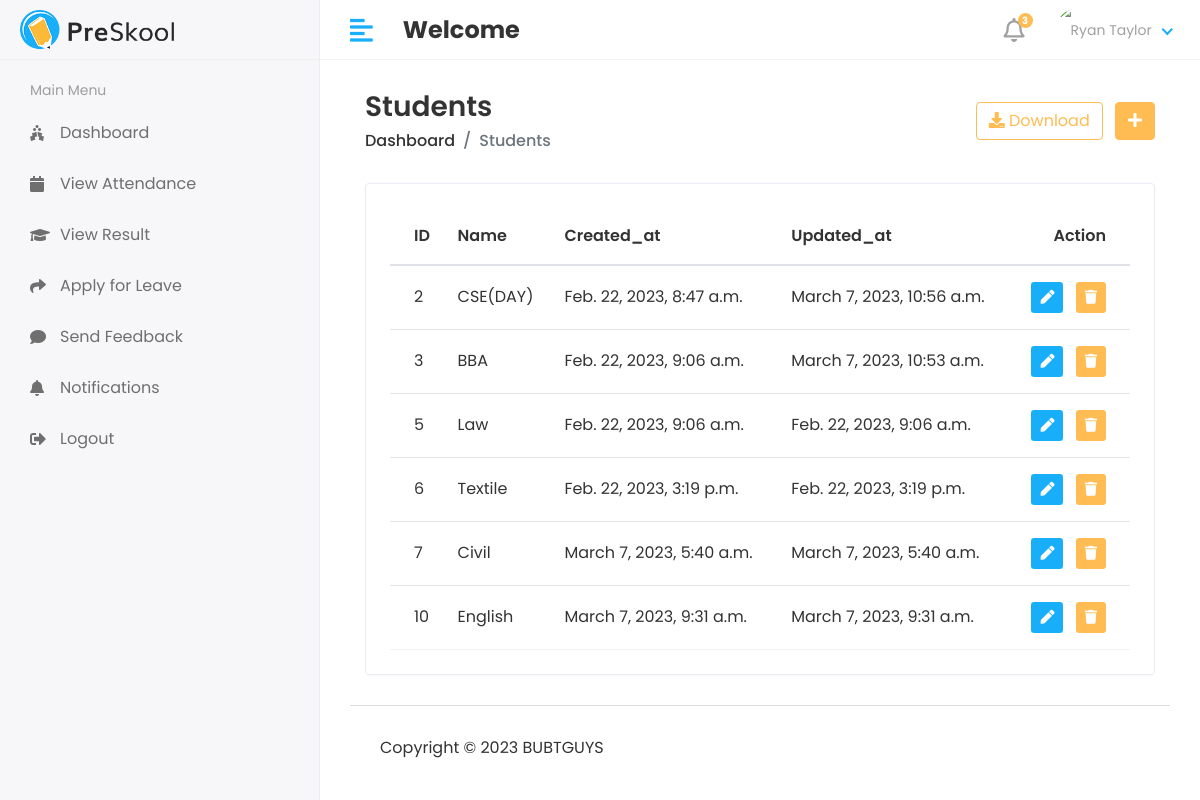
Screenshot of /admin1/course/view with the database file from the repository.
### app/models.py (models this page shows, shortened)
class Course(models.Model):
    name=models.CharField(max_length=100)
    created_at=models.DateTimeField(auto_now_add=True)
    updated_at = models.DateTimeField(auto_now=True)

### ticket/admin1.py (the view)
# urls.py: path('admin1/course/view',admin1.VIEW_COURSE,name='view_course'),
def VIEW_COURSE(request):
    course=Course.objects.all()
    context = {
        'course':course,
    }
    return render(request,'admin1/view_course.html',context)

### templates/admin1/view_course.html (shortened to what this page needs)
{% extends 'base.html' %}
{% block content %}
<div class="content container-fluid">
               <div class="page-header">
                  <div class="row align-items-center">
                     <div class="col">
                        <h3 class="page-title">Students</h3>
                        <ul class="breadcrumb">
                           <li class="breadcrumb-item"><a href="index.html">Dashboard</a></li>
                           <li class="breadcrumb-item active">Students</li>
                        </ul>
                     </div>
                     <div class="col-auto text-right float-right ml-auto">
                        <a href="#" class="btn btn-outline-primary mr-2"><i class="fas fa-download"></i> Download</a>
                        <a href="add-student.html" class="btn btn-primary"><i class="fas fa-plus"></i></a>
                     </div>
                  </div>
               </div>
               <div class="row">
                  <div class="col-sm-12">
                     <div class="card card-table">
                        <div class="card-body">
                           <div class="table-responsive">
                              <table class="table table-hover table-center mb-0 datatable">
                                 <thead>
                                    <tr>
                                       <th>ID</th>
                                       <th>Name</th>
                                       <th>Created_at</th>
                                        <th>Updated_at</th>
                                       <th class="text-right">Action</th>
                                    </tr>
                                 </thead>
                                 <tbody>
                                 {% for i in course %}
                                    <tr>
                                       <td>{{i.id}}</td>
                                       <td>{{i.name}}</td>
                                       <td>{{i.created_at}}</td>
                                       <td>{{i.updated_at}}</td>
                                       <td class="text-right">
                                          <div class="actions">
                                             <a href="{% url 'edit_course' i.id %}" class="btn btn-sm bg-success-light mr-2">
                                             <i class="fas fa-pen"></i>
                                             </a>
                                             <a href="{% url 'delete_course' i.id %}" class="btn btn-sm bg-danger-light">
                                             <i class="fas fa-trash"></i>
                                             </a>
                                          </div>
                                       </td>
                                    </tr>
                                 {% endfor %}
                                 </tbody>
                              </table>
                           </div>
                        </div>
                     </div>
                  </div>
               </div>
            </div>
{% endblock %}

### static/assets/css/style.css (style rules this page uses)
html { height: 100%; }
body { background-color: #fff; color: #333; font-family: 'Poppins', sans-serif; font-size: 1rem; height: 100%; line-height: 1.5; overflow-x: hidden; }
h1, h2, h3, h4, h5, h6 { font-family: 'Poppins', sans-serif; margin-top: 0; }
a { color: #009ce7; }
input, button, a { transition: all 0.4s ease; -moz-transition: all 0.4s ease; -o-transition: all 0.4s ease; -ms-transition: all 0.4s ease; -webkit-transition: all 0.4s ease; }
ul, ol { padding: 0px; list-style: none; }
.table { color: #333; max-width: 100%; margin-bottom: 0; width: 100%; }
.table thead tr th { font-weight: 600; }
.table tbody tr { border-bottom: 1px solid rgba(0, 0, 0, 0.05); }
.table.table-center td, .table.table-center th { vertical-align: middle; }
.card-table .card-body .table > thead > tr > th { border-top: 0; }
.card-table .card-body .table tr td:first-child, .card-table .card-body .table tr th:first-child { padding-left: 1.5rem; }
.card-table .card-body .table tr td:last-child, .card-table .card-body .table tr th:last-child { padding-right: 1.5rem; }
.card-table .table td, .card-table .table th { border-top: 1px solid #e2e5e8; padding: 1rem 0.75rem; white-space: nowrap; }
.btn-primary { background-color: #FFBC53; border: 1px solid #FFBC53; }
.btn-outline-primary { color: #FFBC53; border-color: #FFBC53; }
.card { border: 1px solid #ececf5; box-shadow: 0 1px 3px 0 rgba(0, 0, 0, 0.03); margin-bottom: 1.875rem; }
.card-body { padding: 1.5rem; }
.bg-danger-light { background-color:#FFBC53 !important; color:#fff !important; }
.bg-success-light { background-color: #18aefa; color: #fff; }
.page-header { margin-bottom: 1.875rem; }
.page-header .breadcrumb { background-color: transparent; color: #6c757d; font-size: 1rem; font-weight: 500; margin-bottom: 0; padding: 0; }
.page-header .breadcrumb a { color: #333; }
.page-title { font-size: 28px; font-weight: 600; color: #333; margin-bottom: 5px; }

### rows the page displays
Course: id "2", name "CSE(DAY)", created_at "Feb. 22, 2023, 8:47 a.m.", updated_at "March 7, 2023, 10:56 a.m."
Course: id "3", name "BBA", created_at "Feb. 22, 2023, 9:06 a.m.", updated_at "March 7, 2023, 10:53 a.m."
Course: id "5", name "Law", created_at "Feb. 22, 2023, 9:06 a.m.", updated_at "Feb. 22, 2023, 9:06 a.m."
Course: id "6", name "Textile", created_at "Feb. 22, 2023, 3:19 p.m.", updated_at "Feb. 22, 2023, 3:19 p.m."
Course: id "7", name "Civil", created_at "March 7, 2023, 5:40 a.m.", updated_at "March 7, 2023, 5:40 a.m."
Course: id "10", name "English", created_at "March 7, 2023, 9:31 a.m.", updated_at "March 7, 2023, 9:31 a.m."
